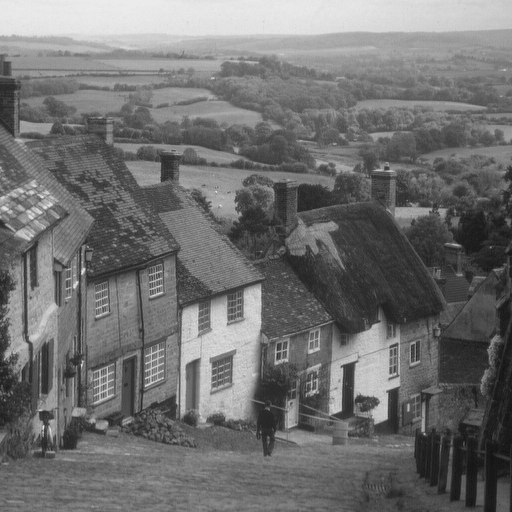
#> input picture goldhill.tif, 512 x 512 px
$ python task2.py
#> lines starting #> are read from the running program, lines starting #| are printed output that depends on the picture
# Извлечение информации для 14 варианта

import cv2
import numpy as np
import matplotlib.pyplot as plt
import os

GREEN_CHANNEL = 1
BLUE_CHANNEL = 0
GREEN_PLANE = 2
BLUE_PLANE = 1

# CONTAINER_PATH = 'baboon.tif'
CONTAINER_PATH = 'goldhill.tif'
STEGO_PATH = 'output/stego_task1_14var.png'
OUTPUT_PATH = 'output/'


def extract_xor(original_container, stego_image, channel_idx, plane):
    original_channel = original_container[:, :, channel_idx]
    stego_channel = stego_image[:, :, channel_idx]

    # XOR каналов
    xor_result = stego_channel ^ original_channel
    # Извлекаем нужную битовую плоскость
    extracted = (xor_result >> plane) & 1

    return extracted


def visualize_extraction(extracted, channel_name, plane, filename):
    plt.figure(figsize=(6, 6))
    plt.imshow(extracted * 255, cmap='gray')
    plt.title(f'Извлечено из {channel_name}-{plane}')
    plt.axis('off')

    save_path = os.path.join(OUTPUT_PATH, filename)
    plt.savefig(save_path, dpi=150, bbox_inches='tight')
    plt.show()
    print(f"Сохранено: {save_path}")


def main():
    original_container = cv2.imread(CONTAINER_PATH)
#> original_container is the input picture: shape (512, 512, 3); min 16, max 235, mean 112.2
    stego_image = cv2.imread(STEGO_PATH)
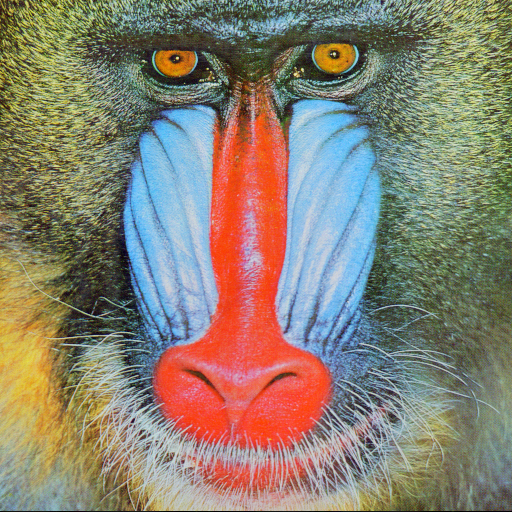
#> input picture output/stego_task1_14var.png, 512 x 512 px
#> stego_image is the input picture: shape (512, 512, 3); mean B, G, R 113.1, 128.9, 137.4

    if original_container is None or stego_image is None:
        print("Ошибка загрузки изображений")
        return

    extracted_green = extract_xor(original_container, stego_image, GREEN_CHANNEL, GREEN_PLANE)
#> in extract_xor, `extracted = (xor_result >> plane) & 1`:
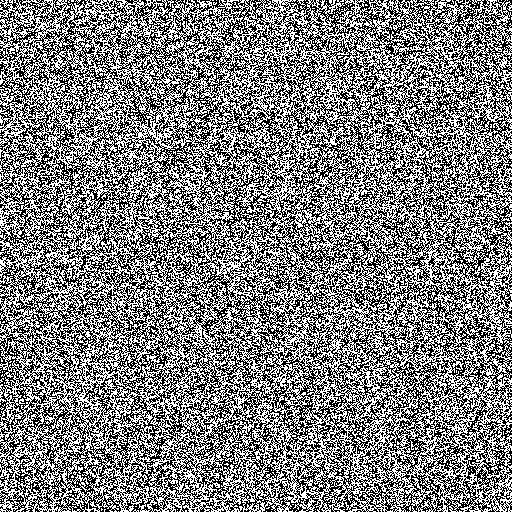
#> extracted: shape (512, 512); values 0 (black) and 1 (white), 50% white in thin lines or dots
    extracted_blue = extract_xor( original_container, stego_image, BLUE_CHANNEL, BLUE_PLANE)
#> call 2 of extract_xor, with channel_idx = 0, plane = 1
#> in extract_xor (call 2), `stego_channel = stego_image[:, :, channel_idx]`:
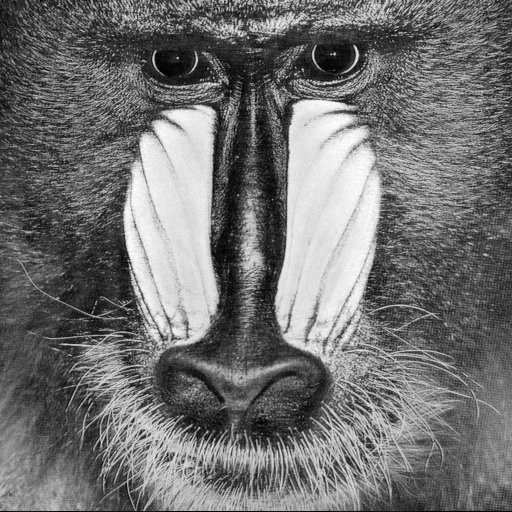
#> stego_channel: shape (512, 512); min 0, max 255, mean 113.1
#> in extract_xor (call 2), `xor_result = stego_channel ^ original_channel`:
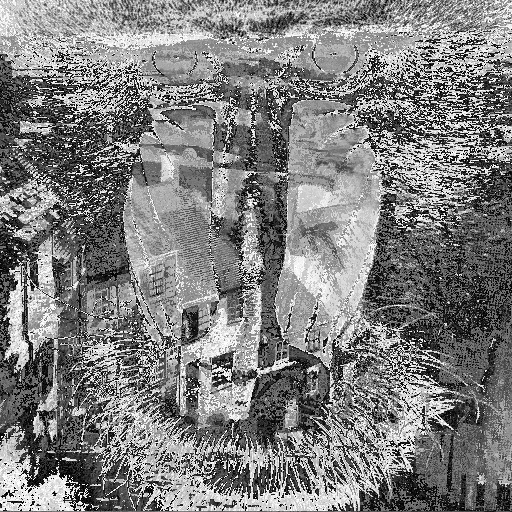
#> xor_result: shape (512, 512); min 0, max 255, mean 126.4
#> in extract_xor (call 2), `extracted = (xor_result >> plane) & 1`:
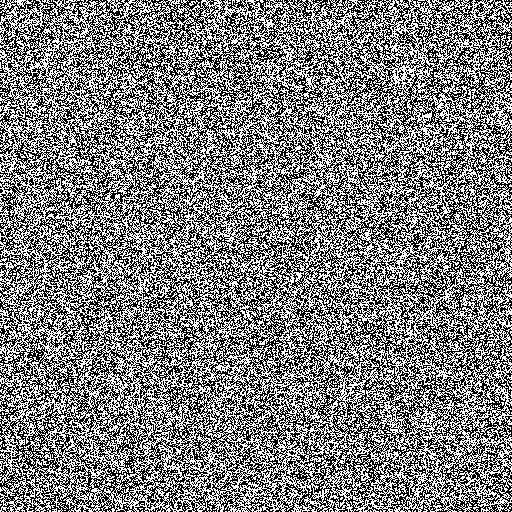
#> extracted: shape (512, 512); values 0 (black) and 1 (white), 49.8% white in thin lines or dots
    visualize_extraction(extracted_green, "Green", GREEN_PLANE, "extracted_green2.png")
#> in visualize_extraction, `plt.savefig(save_path, dpi=150, bbox_inches='tight')`:
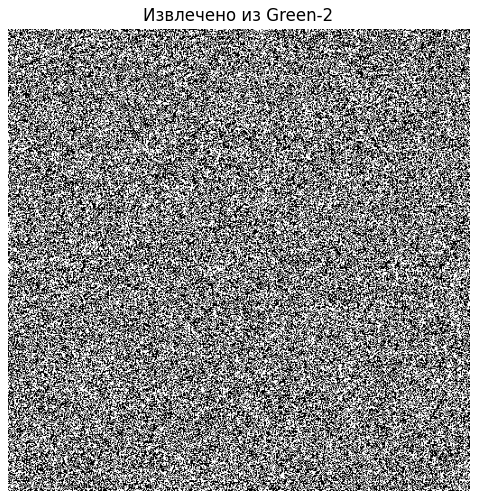
#> figure drawn by matplotlib, 1 panel
    visualize_extraction(extracted_blue, "Blue", BLUE_PLANE, "extracted_blue1.png")
#> call 2 of visualize_extraction, with channel_name = 'Blue', plane = 1, filename = 'extracted_blue1.png'
#> in visualize_extraction (call 2), `plt.savefig(save_path, dpi=150, bbox_inches='tight')`:
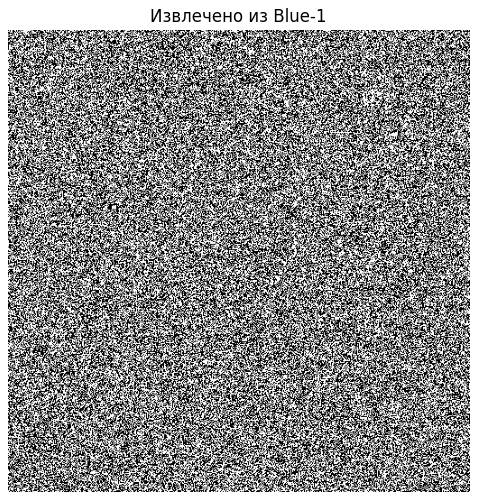
#> figure drawn by matplotlib, 1 panel


if __name__ == "__main__":
    main()
